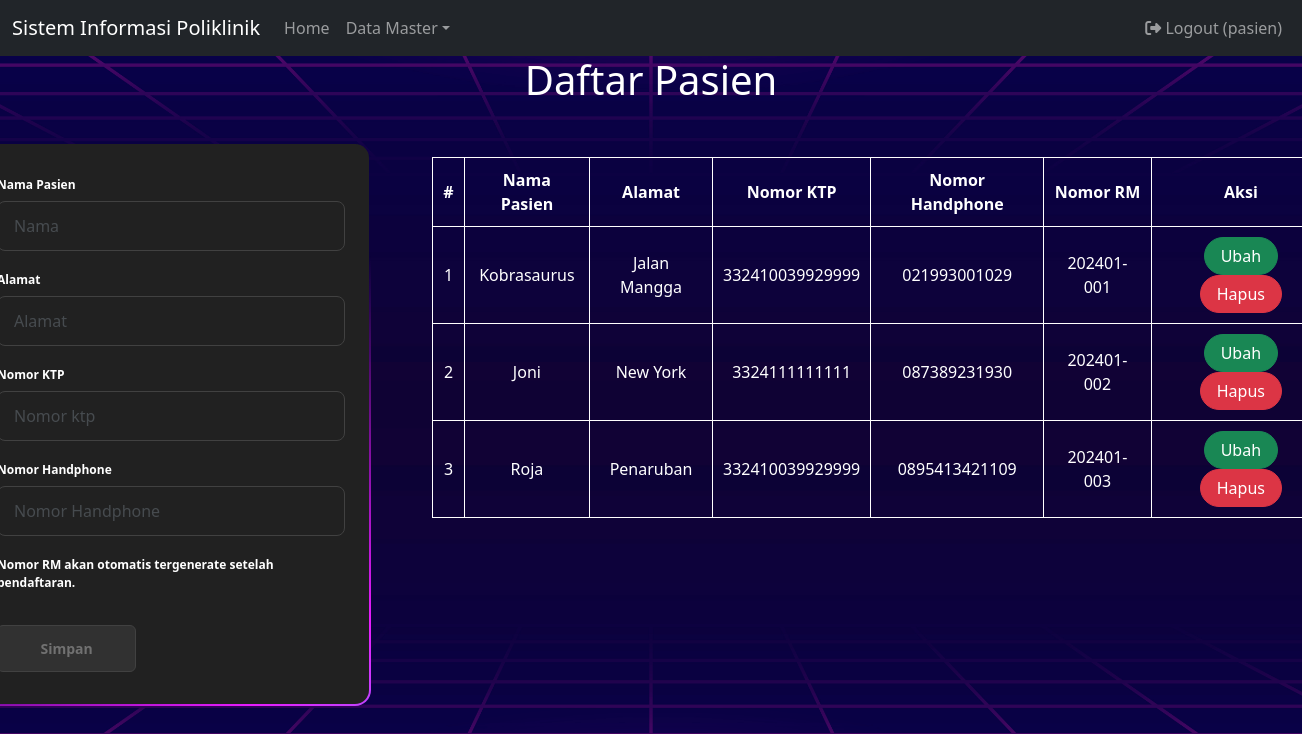
Page /index.php?page=daftar_pasien (signed in) on the committed database.
### tables this page shows
CREATE TABLE `pasien` (
  `id` int(11) UNSIGNED NOT NULL,
  `nama` varchar(255) NOT NULL,
  `alamat` varchar(255) NOT NULL,
  `no_ktp` varchar(255) NOT NULL,
  `no_hp` varchar(50) NOT NULL,
  `no_rm` varchar(25) NOT NULL
);

### daftar_pasien.php (the view, shortened to what this page needs)
<?php
include 'koneksi.php';
$nama = '';
$alamat = '';
$no_ktp = '';
$no_hp = '';
?>
<div class="container">
    <div class="header">
        <h1>Daftar Pasien</h1>
    </div>
    <div class="row">
        <div class="col-md-3">
            <div class="form-container">
                <form class="form row" method="POST" action="" name="myForm" onsubmit="return(validate());">
                    <div class="form-group">
                        <label for="inputNama" class="form-label fw-bold">
                            Nama Pasien
                        </label>
                        <input type="varchar" class="form-control" name="nama" id="inputNama" placeholder="Nama" value="<?php echo $nama ?>">
                    </div>
                    <div class="form-group">
                        <label for="inputAlamat" class="form-label fw-bold">
                            Alamat
                        </label>
                        <input type="varchar" class="form-control" name="alamat" id="inputAlamat" placeholder="Alamat" value="<?php echo $alamat ?>">
                    </div>
                    <div class="form-group">
                        <label for="inputKTP" class="form-label fw-bold">
                            Nomor KTP
                        </label>
                        <input type="varchar" class="form-control" name="no_ktp" id="inputAlamat" placeholder="Nomor ktp" value="<?php echo $no_ktp ?>">
                    </div>
                    <div class="form-group">
                        <label for="inputAlamat" class="form-label fw-bold">
                            Nomor Handphone
                        </label>
                        <input type="varchar" class="form-control" name="no_hp" id="inputAlamat" placeholder="Nomor Handphone" value="<?php echo $no_hp ?>">
                    </div>
                    <div class="form-group">
                        <label for="inputRM" class="form-label fw-bold">
                            Nomor RM akan otomatis tergenerate setelah pendaftaran.
                        </label>
                    </div>
                    <div class="form-group">
                        <button type="submit" class="form-submit-btn" name="simpan">Simpan</button>
                    </div>
                </form>
            </div>
        </div>
        <div class="col-md-8 table-container">
            <table class="custom-table table-hover">
                <thead>
                    <tr>
                        <th scope="col">#</th>
                        <th scope="col">Nama Pasien</th>
                        <th scope="col">Alamat</th>
                        <th scope="col">Nomor KTP</th>
                        <th scope="col">Nomor Handphone</th>
                        <th scope="col">Nomor RM</th>
                        <th scope="col">Aksi</th>
                    </tr>
                </thead>
                <tbody>
                    <?php
                    $result = mysqli_query($mysqli, "SELECT * FROM pasien ORDER BY id");
                    $no = 1;
                    while ($data = mysqli_fetch_array($result)) {
                    ?>
                        <tr>
                            <td><?php echo $no++ ?></td>
                            <td><?php echo $data['nama'] ?></td>
                            <td><?php echo $data['alamat'] ?></td>
                            <td><?php echo $data['no_ktp'] ?></td>
                            <td><?php echo $data['no_hp'] ?></td>
                            <td><?php echo $data['no_rm'] ?></td>
                            <td>
                                <a class="btn btn-success rounded-pill px-3" href="index.php?page=pasien&id=<?php echo $data['id'] ?>">Ubah</a>
                                <a class="btn btn-danger rounded-pill px-3" href="index.php?page=pasien&id=<?php echo $data['id'] ?>&aksi=hapus">Hapus</a>
                            </td>
                        </tr>
                    <?php
                    }
                    ?>
                </tbody>
            </table>
        </div>
    </div>
</div>

### css/style.css (style rules this page uses)
body { background-image: url('../img/bg.jpg'); background-size: cover; background-position: center; height: 100vh; margin: 0; display: flex; flex-direction: column; animation: fadeIn 1s ease-in-out; }
.container { flex: 1; display: flex; flex-direction: column; align-items: center; justify-content: flex-start; }
.header { text-align: center; color: #fff; }
.form-container { width: 400px; background: linear-gradient(#212121, #212121) padding-box, linear-gradient(145deg, transparent 35%,#e81cff, #40c9ff) border-box; border: 2px solid transparent; padding: 32px 24px; font-size: 14px; font-family: inherit; color: white; display: flex; flex-direction: column; gap: 20px; box-sizing: border-box; border-radius: 16px; background-size: 200% 100%; animation: gradient 5s ease infinite; margin-top: 30px; margin-right: 120vh; }
.form-container .form { display: flex; flex-direction: column; gap: 20px; }
.form-container .form-group { display: flex; flex-direction: column; gap: 2px; }
.form-container .form-group label { display: block; margin-bottom: 5px; color: white; font-weight: 600; font-size: 12px; }
.form-container .form-group input, .form-container .form-group textarea { width: 100%; padding: 12px 16px; border-radius: 8px; color: #fff; font-family: inherit; background-color: transparent; border: 1px solid #414141; }
.form-container .form-group input::placeholder { opacity: 0.5; }
.form-container .form-submit-btn { display: flex; align-items: flex-start; justify-content: center; align-self: flex-start; font-family: inherit; color: #717171; font-weight: 600; width: 40%; background: #313131; border: 1px solid #414141; padding: 12px 16px; font-size: inherit; gap: 8px; margin-top: 8px; cursor: pointer; border-radius: 6px; }
.table-container { margin-top:30px; margin-left:auto; }
.custom-table { background-color: transparent; width: 100%; margin-top: 15px; border-collapse: collapse; }
.custom-table th, .custom-table td { color: white; padding: 10px; text-align: center; border: 1px solid white; }

### rows in the picture
pasien: nama "Kobrasaurus", alamat "Jalan Mangga", no_ktp "332410039929999", no_hp "021993001029", no_rm "202401-001"
pasien: nama "Joni", alamat "New York", no_ktp "3324111111111", no_hp "087389231930", no_rm "202401-002"
pasien: nama "Roja", alamat "Penaruban", no_ktp "332410039929999", no_hp "0895413421109", no_rm "202401-003"

### other values in the picture
$_SESSION['username'] "pasien"
